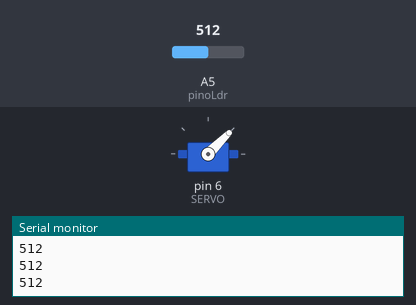
Bench run of a sketch on a simulated Arduino Uno, built with avr-gcc and run on an emulated ATmega328P. Parts: servo, the last lines printed to the serial monitor. Inputs (shaded band) come from the test bench; at power-on: A5 (pinoLdr) = 512.

Above: at 1.2 s.
1.3 s: A5 (pinoLdr) set to 46
2.8 s: A5 (pinoLdr) set to 37
At 4.0 s:
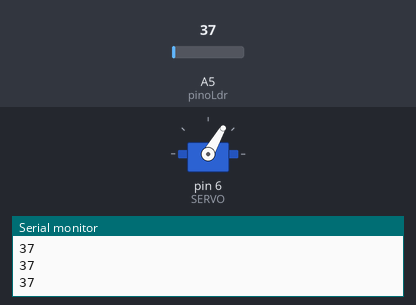
4.3 s: A5 (pinoLdr) set to 57
At 5.4 s:
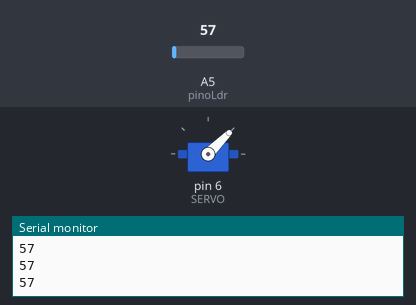
5.8 s: A5 (pinoLdr) set to 32
At 6.4 s:
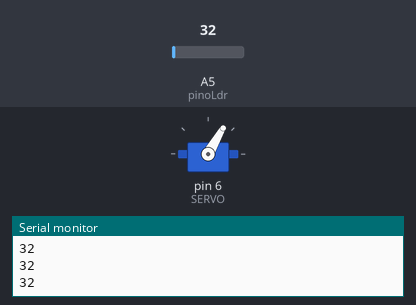
Timing chart, 0 to 8.3 s (numbered marks = the images above; inputs shaded):
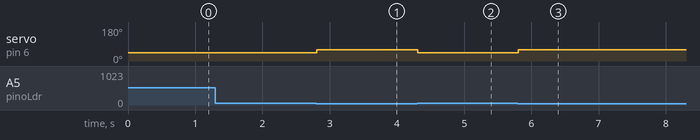

Measured:
- the behaviour switches between 42 and 41 on A5 (pinoLdr) (found by bisection; images 0 and 1)
- after the input at 2.8 s, servo on pin 6 (SERVO): 45° → 60° at once
- after the input at 4.3 s, servo on pin 6 (SERVO): 60° → 45° at once
- after the input at 5.8 s, servo on pin 6 (SERVO): 45° → 60° at once

The sketch:

Arduino_Dinossauro_Google.ino
```cpp
#include "Servo.h" //biblioteca

#define SERVO 6 //porta digital 6

int pinoLdr = A5;
int valorLdr = 0;

Servo servo;

void setup() {
  Serial.begin(9600);
  servo.attach(SERVO);
  servo.write(0);
}

void loop() {
  valorLdr = analogRead(pinoLdr);
  Serial.println(valorLdr);
  if(valorLdr >= 47){
    servo.write(45);
  }
  else if(valorLdr <42){
    servo.write(60);
    delay(150);
  }

}
```
